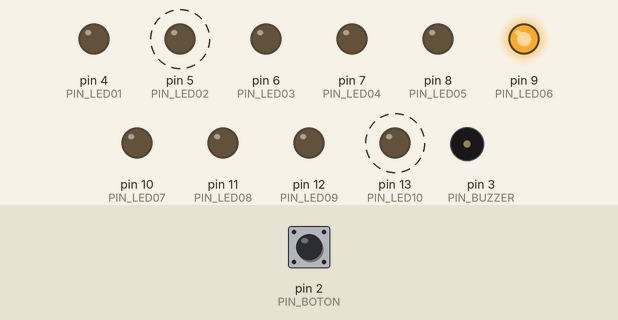
Simulated run of this sketch. Board: Arduino Uno, built with avr-gcc and run on an emulated ATmega328P. Shown: output pins drawn as LEDs (lit = HIGH), buzzer (waves = sounding). Dashed ring = blinking. Inputs (shaded band) come from the test bench; at power-on: pin 2 (PIN_BOTON) LOW.

Above: at 1.2 s.
1.3 s: pin 2 (PIN_BOTON) pulled HIGH for 0.15 s
At 4.2 s:
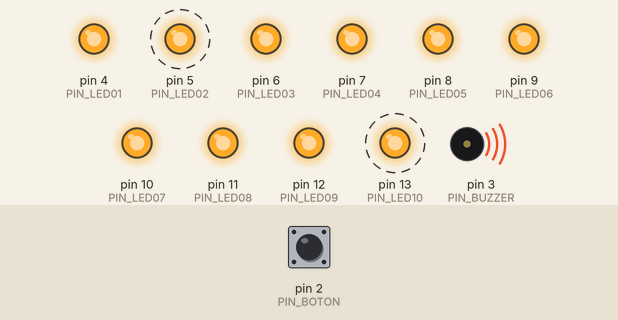
4.3 s: pin 2 (PIN_BOTON) pulled HIGH for 1 s
At 7.9 s:
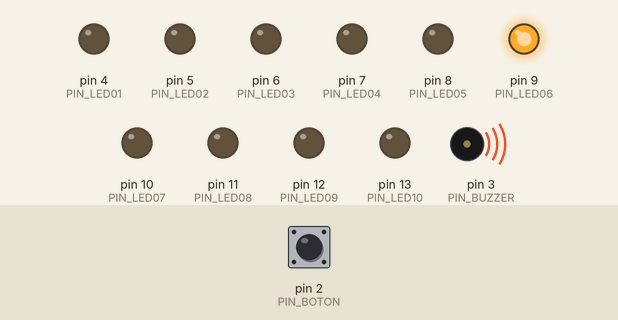
8.3 s: pin 2 (PIN_BOTON) pulled HIGH for 0.15 s
At 8.6 s:
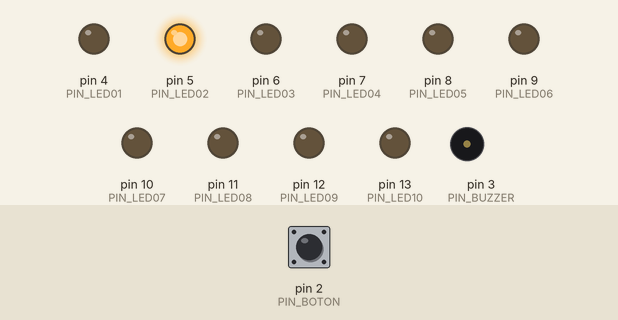
11.3 s: pin 2 (PIN_BOTON) pulled HIGH for 3.2 s
16.0 s: pin 2 (PIN_BOTON) pulsed HIGH 2 times (0.12 s each, 0.3 s apart)
Timing chart, 0 to 20.0 s (numbered marks = the images above; inputs shaded):
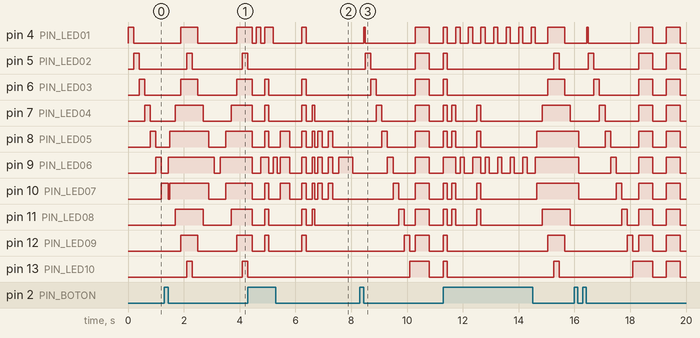

Measured:
- after the input at 4.3 s, pin 5 (PIN_LED02), pin 13 (PIN_LED10): stops changing and stays LOW
- after the input at 8.3 s, pin 4 (PIN_LED01): goes HIGH 0.05 s, LOW 1.8 s, HIGH 0.50 s, LOW 0.50 s, then HIGH, starting after 0.15 s; pin 5 (PIN_LED02): goes HIGH 0.20 s, LOW 1.6 s, HIGH 0.50 s, LOW 0.50 s, then HIGH, starting after 0.20 s
- by itself, pin 5 (PIN_LED02), pin 13 (PIN_LED10): alternates HIGH for 0.20 s and LOW for 1.8 s
- by itself, tone on pin 3 (PIN_BUZZER): plays 440 Hz for 0.15 s, 294 Hz for 0.15 s, 349 Hz for 0.15 s, 392 Hz for 0.15 s, 440 Hz for 0.15 s, 659 Hz for 0.30 s … (13 notes in this stretch)

The sketch:

san_valentin.ino
```cpp
//////////////////////////////////////////////
//                                          //
//  Proyecto de San Valentin - Curso ARACT  //
//          Daniel Hernández Muñoz          //
//           6 de febrero de 2021           //
//                                          //
//////////////////////////////////////////////

/*  Cabeceras  */
#include "pitches.h"
#include "careless_whisper.h"
#include "anim_uno.h"
#include "anim_dos.h"

/*  Pines  */
#define PIN_BOTON 2
#define PIN_BUZZER 3
#define PIN_LED01 4 // Numerados en sentido de las manecillas del reloj
#define PIN_LED02 5
#define PIN_LED03 6
#define PIN_LED04 7
#define PIN_LED05 8
#define PIN_LED06 9
#define PIN_LED07 10
#define PIN_LED08 11
#define PIN_LED09 12
#define PIN_LED10 13

/*  Variables y constantes  */
unsigned long tiempo;

int contadorNotas = 0;
bool nota = true;
long frecuenciaNota; // Lo usaré para una animación
long duracionNota;
unsigned long ultimaNota;

bool silencio = false;
long duracionSilencio;
unsigned long ultimoSilencio;

int numeroAnimacion = 1; // Empezaremos con la primera animación
int contadorAcciones = 0;
int cantidadAcciones;
long duracionAccion;
unsigned long ultimaAccion;
int accion[10];

void setup() {
  pinMode(PIN_BOTON, INPUT);
  pinMode(PIN_BUZZER, OUTPUT);
  pinMode(PIN_LED01, OUTPUT);
  pinMode(PIN_LED02, OUTPUT);
  pinMode(PIN_LED03, OUTPUT);
  pinMode(PIN_LED04, OUTPUT);
  pinMode(PIN_LED05, OUTPUT);
  pinMode(PIN_LED06, OUTPUT);
  pinMode(PIN_LED07, OUTPUT);
  pinMode(PIN_LED08, OUTPUT);
  pinMode(PIN_LED09, OUTPUT);
  pinMode(PIN_LED10, OUTPUT);

  // Reproducimos la primera nota
  frecuenciaNota = melodia[contadorNotas];
  ultimaNota = 0;
  duracionNota = 1000 / tempo[contadorNotas];
  tone(PIN_BUZZER, frecuenciaNota);

  ultimaAccion = 0;
  cantidadAcciones = sizeof(anim_uno_acciones) / sizeof(int[10]);
  duracionAccion = anim_uno_tiempos[contadorAcciones];
  ejecutarAccion(anim_uno_acciones[contadorAcciones]);
}

void loop() {
  tiempo = millis();

  int boton = digitalRead(PIN_BOTON);

  if(boton==HIGH){
    delay(150); // Sino lo va cambiar multiples veces y puede que no avance al que queramos

    numeroAnimacion++;
    if(numeroAnimacion > 3){
      numeroAnimacion = 1;
    }

    contadorAcciones = 0;
    ultimaAccion = tiempo;

    if(numeroAnimacion == 1){
      cantidadAcciones = sizeof(anim_uno_acciones) / sizeof(int[10]);
      duracionAccion = anim_uno_tiempos[contadorAcciones];
      ejecutarAccion(anim_uno_acciones[contadorAcciones]);
    } else if(numeroAnimacion == 2){
      cantidadAcciones = sizeof(anim_dos_acciones) / sizeof(int[10]);
      duracionAccion = anim_dos_tiempos[contadorAcciones];
      ejecutarAccion(anim_dos_acciones[contadorAcciones]);
    } else if(numeroAnimacion == 3){ // Espectro de audio (los leds encienden conforme a la canción)
      cantidadAcciones = 32; // No es realmente necesario esto pero meh
      if(nota){
        ultimaAccion = ultimaNota;
        duracionAccion = duracionNota;

        int accion[10];

        if(frecuenciaNota == 220 || frecuenciaNota == 233 || frecuenciaNota == 262){ // No se puede usar switch case porque entonces no podriamos declarar accion
          int acciones[10] = { 0, 0, 0, 0, 0, 1, 0, 0, 0, 0 }; // No puedo pasar directamente el array ni declararlo adentro del if
          for(int i = 0; i < 10; i++){
            accion[i] = acciones[i];
          }
        } else if(frecuenciaNota == 294 || frecuenciaNota == 330 || frecuenciaNota == 349){
          int acciones[10] = { 0, 0, 0, 0, 1, 1, 1, 0, 0, 0 };
          for(int i = 0; i < 10; i++){
            accion[i] = acciones[i];
          }
        } else if(frecuenciaNota == 392 || frecuenciaNota == 440){
          int acciones[10] = { 0, 0, 0, 1, 1, 1, 1, 1, 0, 0 };
          for(int i = 0; i < 10; i++){
            accion[i] = acciones[i];
          }
        } else if(frecuenciaNota == 466 || frecuenciaNota == 523){
          int acciones[10] = { 1, 0, 1, 1, 1, 1, 1, 1, 1, 0 };
          for(int i = 0; i < 10; i++){
            accion[i] = acciones[i];
          }
        } else if(frecuenciaNota == 587 || frecuenciaNota == 659){
          int acciones[10] = { 1, 1, 1, 1, 1, 1, 1, 1, 1, 1 };
          for(int i = 0; i < 10; i++){
            accion[i] = acciones[i];
          }
        }

        ejecutarAccion(accion);
      } else if(silencio){
        ultimaAccion = ultimoSilencio;
        duracionAccion = duracionSilencio;
        int accion[10] = { 0, 0, 0, 0, 0, 0, 0, 0, 0, 0 }; // Tengo que declararlo primero en una variable porque no me deja pasarlo como { 0, 0, 0, 0, 0, 0, 0, 0, 0, 0 } a la funcion
        ejecutarAccion(accion);
      }
    }
  }

  if(nota){
    if(tiempo - ultimaNota >= duracionNota){
      nota = false;

      frecuenciaNota = 0;
      ultimoSilencio = tiempo;
      duracionSilencio = duracionNota * 1.30; // Aplicamos un silencio de x1.3 de duración de la nota para que se perciba mejor

      noTone(PIN_BUZZER);
      silencio = true;
    }
  } else if(silencio){
    if(tiempo - ultimoSilencio >= duracionSilencio){
      silencio = false;

      contadorNotas++;
      if(contadorNotas == 32){
        contadorNotas = 0;
      }

      frecuenciaNota = melodia[contadorNotas];
      ultimaNota = tiempo;
      duracionNota = 1000 / tempo[contadorNotas];

      tone(PIN_BUZZER, frecuenciaNota);
      nota = true;
    }
  }

  if (tiempo - ultimaAccion >= duracionAccion){
    contadorAcciones++;
    if(contadorAcciones == cantidadAcciones){
      contadorAcciones = 0;
    }

    ultimaAccion = tiempo;

    if(numeroAnimacion == 1){
      duracionAccion = anim_uno_tiempos[contadorAcciones];
      ejecutarAccion(anim_uno_acciones[contadorAcciones]);
    } else if(numeroAnimacion == 2){
      duracionAccion = anim_dos_tiempos[contadorAcciones];
      ejecutarAccion(anim_dos_acciones[contadorAcciones]);
    } else if(numeroAnimacion == 3){
      if(nota){
        duracionAccion = duracionNota;

        int accion[10];

        if(frecuenciaNota == 220 || frecuenciaNota == 233 || frecuenciaNota == 262){ // No se puede usar switch case porque entonces no podriamos declarar accion
          int acciones[10] = { 0, 0, 0, 0, 0, 1, 0, 0, 0, 0 }; // No puedo pasar directamente el array ni declararlo adentro del if
          for(int i = 0; i < 10; i++){
            accion[i] = acciones[i];
          }
        } else if(frecuenciaNota == 294 || frecuenciaNota == 330 || frecuenciaNota == 349){
          int acciones[10] = { 0, 0, 0, 0, 1, 1, 1, 0, 0, 0 };
          for(int i = 0; i < 10; i++){
            accion[i] = acciones[i];
          }
        } else if(frecuenciaNota == 392 || frecuenciaNota == 440){
          int acciones[10] = { 0, 0, 0, 1, 1, 1, 1, 1, 0, 0 };
          for(int i = 0; i < 10; i++){
            accion[i] = acciones[i];
          }
        } else if(frecuenciaNota == 466 || frecuenciaNota == 523){
          int acciones[10] = { 1, 0, 1, 1, 1, 1, 1, 1, 1, 0 };
          for(int i = 0; i < 10; i++){
            accion[i] = acciones[i];
          }
        } else if(frecuenciaNota == 587 || frecuenciaNota == 659){
          int acciones[10] = { 1, 1, 1, 1, 1, 1, 1, 1, 1, 1 };
          for(int i = 0; i < 10; i++){
            accion[i] = acciones[i];
          }
        }

        ejecutarAccion(accion);
      } else if(silencio){
        duracionAccion = duracionSilencio;
        int accion[10] = { 0, 0, 0, 0, 0, 0, 0, 0, 0, 0 }; // Tengo que declararlo primero en una variable porque no me deja pasarlo como { 0, 0, 0, 0, 0, 0, 0, 0, 0, 0 } a la funcion
        ejecutarAccion(accion);
      }
    }
  }
}

void ejecutarAccion(int leds[10]){
  digitalWrite(PIN_LED01, leds[0]); // Igual puedo hacer un ciclo for pero por los nombres de las variables de los pines meh
  digitalWrite(PIN_LED02, leds[1]);
  digitalWrite(PIN_LED03, leds[2]);
  digitalWrite(PIN_LED04, leds[3]);
  digitalWrite(PIN_LED05, leds[4]);
  digitalWrite(PIN_LED06, leds[5]);
  digitalWrite(PIN_LED07, leds[6]);
  digitalWrite(PIN_LED08, leds[7]);
  digitalWrite(PIN_LED09, leds[8]);
  digitalWrite(PIN_LED10, leds[9]);
}
```

anim_dos.h
```cpp
// anim_dos.h
// Hecho por Daniel Hernández Muñoz (Lord Friky)
// Creado el 11/02/2021

const int anim_dos_acciones[][10]{ // Se debe declarar el tamaño al menos de la segunda dimensión sino arrojará un error
  { 0, 0, 0, 0, 0, 1, 0, 0, 0, 0 },
  { 0, 0, 0, 0, 1, 1, 1, 0, 0, 0 },
  { 0, 0, 0, 1, 1, 1, 1, 1, 0, 0 },
  { 1, 0, 1, 1, 1, 1, 1, 1, 1, 0 },
  { 1, 1, 1, 1, 1, 1, 1, 1, 1, 1 },
  { 1, 0, 1, 1, 1, 1, 1, 1, 1, 0 },
  { 0, 0, 0, 1, 1, 1, 1, 1, 0, 0 },
  { 0, 0, 0, 0, 1, 1, 1, 0, 0, 0 },
  { 0, 0, 0, 0, 0, 1, 0, 0, 0, 0 },
  { 0, 0, 0, 0, 0, 0, 0, 0, 0, 0 }
};

const int anim_dos_tiempos[]{
  200,
  200,
  200,
  200,
  200,
  200,
  200,
  200,
  200,
  200
};
```

careless_whisper.h
```cpp
// careless_whisper.h
// Hecho por Daniel Hernández Muñoz (Lord Friky)
// Basado en https://www.youtube.com/watch?v=5-URl5KM6hU
// Creado el 06/02/2021

const int melodia[] = {
  NOTE_D4, NOTE_F4, NOTE_G4, NOTE_A4,
  NOTE_E5, NOTE_D5, NOTE_A4, NOTE_F4,
  NOTE_E5, NOTE_D5, NOTE_A4, NOTE_F4,
  NOTE_C5, NOTE_AS4, NOTE_F4, NOTE_D4,
  NOTE_C5, NOTE_AS4, NOTE_F4,
  NOTE_AS4, NOTE_A4, NOTE_F4, NOTE_D4,
  NOTE_AS3,
  NOTE_A3, NOTE_AS3, NOTE_C4, NOTE_D4,
  NOTE_E4, NOTE_F4, NOTE_G4, NOTE_A4
};

const int tempo[] = {
  32, 32, 32, 32,
  6, 12, 6, 6,
  5, 12, 6, 5,
  6, 12, 6, 6,
  5, 12, 3,
  6, 12, 6, 6,
  2,
  6, 6, 6, 6,
  6, 6, 6, 32
};
```

pitches.h
```cpp
// pitches.h
// Conseguido de https://gist.github.com/mikeputnam/2820675
// Todas las notas no usadas han sido eliminadas por optimizacion
// Creado el 06/02/2021

#define NOTE_A3  220
#define NOTE_AS3 233
#define NOTE_C4  262
#define NOTE_D4  294
#define NOTE_E4  330
#define NOTE_F4  349
#define NOTE_G4  392
#define NOTE_A4  440
#define NOTE_AS4 466
#define NOTE_C5  523
#define NOTE_D5  587
#define NOTE_E5  659
```

Source omitted: anim_uno.h (data table, 846 bytes)
